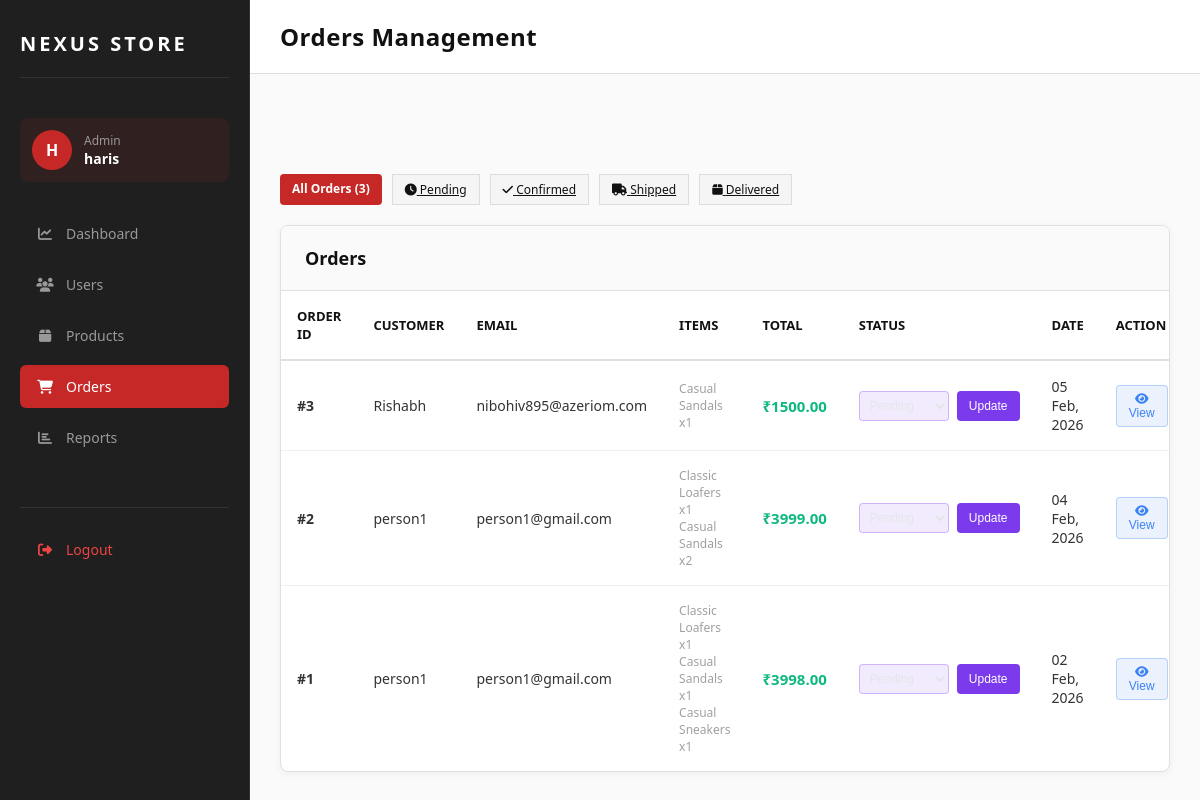
Page /admin-panel/orders/ (signed in) on the committed database.
### main/models.py (models this page shows, shortened)
class Order(models.Model):
    STATUS_CHOICES = [
        ('pending', 'Pending'),
        ('confirmed', 'Confirmed'),
        ('shipped', 'Shipped'),
        ('delivered', 'Delivered'),
        ('cancelled', 'Cancelled'),
    ]
    user = models.ForeignKey(User, on_delete=models.CASCADE, related_name='orders')
    total_price = models.DecimalField(max_digits=10, decimal_places=2)
    status = models.CharField(max_length=20, choices=STATUS_CHOICES, default='pending')
    shipping_address = models.TextField()
    phone = models.CharField(max_length=15)
    created_at = models.DateTimeField(auto_now_add=True)
    updated_at = models.DateTimeField(auto_now=True)
    class Meta:
        ordering = ['-created_at']

class OrderItem(models.Model):
    order = models.ForeignKey(Order, on_delete=models.CASCADE, related_name='items')
    product = models.ForeignKey(Product, on_delete=models.SET_NULL, null=True)
    quantity = models.IntegerField()
    price = models.DecimalField(max_digits=10, decimal_places=2)

class Product(models.Model):
    name = models.CharField(max_length=200)
    category = models.ForeignKey(Category, on_delete=models.CASCADE, related_name='products')
    price = models.DecimalField(max_digits=10, decimal_places=2)
    description = models.TextField(blank=True, null=True)
    image = models.ImageField(upload_to='products/', blank=True, null=True)
    stock = models.IntegerField(default=0)
    created_at = models.DateTimeField(auto_now_add=True)
    updated_at = models.DateTimeField(auto_now=True)
    is_active = models.BooleanField(default=True)
    class Meta:
        ordering = ['-created_at']
        verbose_name_plural = "Products"

### adminapp/views.py (the view)
    def wrapper(request, *args, **kwargs):
        if not request.user.is_authenticated:
            return redirect('login')
        if not request.user.is_staff:
            return redirect('home')
        return view_func(request, *args, **kwargs)

### adminapp/views.py (called while the page is built)
def admin_required(view_func):
    def wrapper(request, *args, **kwargs):
        if not request.user.is_authenticated:
            return redirect('login')
        if not request.user.is_staff:
            return redirect('home')
        return view_func(request, *args, **kwargs)
    return wrapper

@admin_required
def admin_orders(request):
    orders = Order.objects.select_related('user').prefetch_related('items').order_by('-created_at')
    status_filter = request.GET.get('status', '')
    if status_filter:
        orders = orders.filter(status=status_filter)
    status_choices = Order._meta.get_field('status').choices
    context = {
        'orders': orders,
        'status_filter': status_filter,
        'status_choices': status_choices,
    }
    return render(request, 'adminapp/orders.html', context)

### templates/adminapp/orders.html (shortened to what this page needs)
{% extends 'adminapp/base.html' %}
{% block navbar_title %}Orders Management{% endblock %}
{% block content %}
<div style="margin-bottom: 20px; display: flex; gap: 10px; flex-wrap: wrap;">
    <a href="{% url 'admin_orders' %}" class="btn-primary btn-sm {% if not status_filter %}active{% endif %}" style="{% if status_filter %}background: rgba(124, 58, 237, 0.1); color: #7c3aed;{% endif %}">
        All Orders ({{ orders.count }})
    </a>
    <a href="?status=pending" class="btn-secondary btn-sm">
        <i class="fas fa-clock"></i> Pending
    </a>
    <a href="?status=confirmed" class="btn-secondary btn-sm">
        <i class="fas fa-check"></i> Confirmed
    </a>
    <a href="?status=shipped" class="btn-secondary btn-sm">
        <i class="fas fa-truck"></i> Shipped
    </a>
    <a href="?status=delivered" class="btn-secondary btn-sm">
        <i class="fas fa-box"></i> Delivered
    </a>
</div>
<div class="table-container">
    <div class="table-header">
        <div class="table-title">Orders</div>
    </div>
    <table>
        <thead>
            <tr>
                <th>Order ID</th>
                <th>Customer</th>
                <th>Email</th>
                <th>Items</th>
                <th>Total</th>
                <th>Status</th>
                <th>Date</th>
                <th>Action</th>
            </tr>
        </thead>
        <tbody>
            {% for order in orders %}
            <tr>
                <td><strong>#{{ order.id }}</strong></td>
                <td>{{ order.user.get_full_name|default:order.user.username }}</td>
                <td>{{ order.user.email }}</td>
                <td>
                    {% for item in order.items.all %}
                        <div style="font-size: 12px; color: #a0a0a0;">
                            {{ item.product.name }} x{{ item.quantity }}
                        </div>
                    {% endfor %}
                </td>
                <td><strong style="color: #10b981; font-size: 15px;">₹{{ order.total_price }}</strong></td>
                <td>
                    <form method="POST" action="{% url 'update_order_status' order.id %}" style="display: flex; gap: 8px;">
                        <select name="status" style="background: rgba(124, 58, 237, 0.1); border: 1px solid rgba(124, 58, 237, 0.3); color: #e4e6eb; padding: 6px; border-radius: 4px; font-size: 12px; cursor: pointer;">
                            {% for value, label in status_choices %}
                            <option value="{{ value }}" {% if order.status == value %}selected{% endif %}>{{ label }}</option>
                            {% endfor %}
                        </select>
                        <button type="submit" class="btn-sm" style="background: #7c3aed; border: none; color: #fff; padding: 6px 12px; border-radius: 4px; cursor: pointer; font-size: 12px;">Update</button>
                    </form>
                </td>
                <td>{{ order.created_at|date:"d M, Y" }}</td>
                <td>
                    <button style="background: rgba(59, 130, 246, 0.1); color: #3b82f6; border: 1px solid rgba(59, 130, 246, 0.3); padding: 6px 12px; border-radius: 4px; font-size: 12px; cursor: pointer;">
                        <i class="fas fa-eye"></i> View
                    </button>
                </td>
            </tr>
            {% endfor %}
        </tbody>
    </table>
</div>
{% endblock %}

### templates/adminapp/base.html (shortened to what this page needs)
{% load static %}
<!DOCTYPE html>
<html lang="en">
<head>
    <link href="https://cdnjs.cloudflare.com/ajax/libs/font-awesome/6.5.0/css/all.min.css" rel="stylesheet">
</head>
<body>
    <div class="sidebar">
        <div class="logo-section">
            <div class="logo">NEXUS STORE</div>
        </div>
        {% if request.user.is_authenticated %}
        <div class="admin-user">
            <div class="admin-avatar">
                {{ request.user.first_name|first|upper|default:request.user.username|first|upper }}
            </div>
            <div class="admin-info">
                <p>Admin</p>
                <div class="name">{{ request.user.first_name|default:request.user.username }}</div>
            </div>
        </div>
        {% endif %}
        <nav class="sidebar-nav">
            <a href="{% url 'admin_dashboard' %}" class="{% if 'dashboard' in request.path %}active{% endif %}">
                <i class="fas fa-chart-line"></i>
                <span>Dashboard</span>
            </a>
            <a href="{% url 'admin_users' %}" class="{% if 'users' in request.path %}active{% endif %}">
                <i class="fas fa-users"></i>
                <span>Users</span>
            </a>
            <a href="{% url 'admin_products' %}" class="{% if 'products' in request.path %}active{% endif %}">
                <i class="fas fa-box"></i>
                <span>Products</span>
            </a>
            <a href="{% url 'admin_orders' %}" class="{% if 'orders' in request.path %}active{% endif %}">
                <i class="fas fa-shopping-cart"></i>
                <span>Orders</span>
            </a>
            <a href="{% url 'admin_reports' %}" class="{% if 'reports' in request.path %}active{% endif %}">
                <i class="fas fa-chart-bar"></i>
                <span>Reports</span>
            </a>
            <div class="logout-btn">
                <a href="{% url 'logout' %}">
                    <i class="fas fa-sign-out-alt"></i>
                    <span>Logout</span>
                </a>
            </div>
        </nav>
    </div>
    <div class="top-navbar">
        <div class="navbar-title">{% block navbar_title %}Dashboard{% endblock %}</div>
    </div>
    <div class="main-content">
        <div class="content-wrapper">
            {% block content %}{% endblock %}
        </div>
    </div>
</body>
</html>

### templates/adminapp/base.html (style rules this page uses)
* { margin: 0; padding: 0; box-sizing: border-box; }
body { background: #fafafa; font-family: "Segoe UI", sans-serif; display: grid; grid-template-columns: 250px 1fr; min-height: 100vh; }
.sidebar { background: #1f1f1f; border-right: 1px solid #333; padding: 30px 20px; position: fixed; left: 0; top: 0; width: 250px; height: 100vh; overflow-y: auto; }
.logo-section { display: flex; align-items: center; gap: 12px; margin-bottom: 40px; padding-bottom: 20px; border-bottom: 1px solid #333; }
.logo-section .logo { font-size: 20px; letter-spacing: 3px; font-weight: 700; color: #fff; }
.admin-user { display: flex; align-items: center; gap: 12px; margin-bottom: 30px; padding: 12px; background: rgba(198, 40, 40, 0.1); border-radius: 8px; }
.admin-avatar { width: 40px; height: 40px; border-radius: 50%; background: #c62828; display: flex; align-items: center; justify-content: center; font-weight: 700; color: #fff; font-size: 16px; }
.admin-info { flex: 1; }
.admin-info p { font-size: 12px; color: #999; margin: 0; }
.admin-info .name { font-size: 14px; font-weight: 600; color: #fff; }
.sidebar-nav { display: flex; flex-direction: column; gap: 8px; }
.sidebar-nav a { display: flex; align-items: center; gap: 12px; padding: 12px 16px; color: #999; text-decoration: none; border-radius: 6px; transition: all 0.3s; font-size: 14px; font-weight: 500; }
.sidebar-nav a.active { background: #c62828; color: #fff; }
.sidebar-nav i { width: 18px; text-align: center; }
.logout-btn { margin-top: 40px; padding-top: 20px; border-top: 1px solid #333; }
.logout-btn a { color: #ef4444 !important; }
.top-navbar { background: #ffffff; border-bottom: 1px solid #ddd; padding: 20px 30px; display: flex; justify-content: space-between; align-items: center; grid-column: 2; box-shadow: 0 2px 4px rgba(0, 0, 0, 0.05); }
.navbar-title { font-size: 24px; font-weight: 700; color: #111; letter-spacing: 0.5px; }
.main-content { grid-column: 2; padding: 30px; overflow-y: auto; background: #fafafa; }
.content-wrapper { margin-top: 70px; }
.table-container { background: white; border: 1px solid #e0e0e0; border-radius: 8px; overflow: hidden; margin-bottom: 40px; box-shadow: 0 2px 8px rgba(0, 0, 0, 0.05); }
.table-header { padding: 20px 24px; border-bottom: 1px solid #e0e0e0; display: flex; justify-content: space-between; align-items: center; background: #fafafa; }
.table-title { font-size: 18px; font-weight: 700; color: #111; }
.btn-primary { background: #c62828; color: #fff; border: none; padding: 8px 16px; border-radius: 4px; cursor: pointer; font-size: 14px; font-weight: 600; transition: all 0.3s; text-decoration: none; display: inline-block; }
.btn-secondary { background: #f5f5f5; color: #111; border: 1px solid #ddd; }
.btn-sm { padding: 6px 12px; font-size: 12px; }
table { width: 100%; border-collapse: collapse; }
th { background: transparent; padding: 16px; text-align: left; font-weight: 600; color: #111; font-size: 13px; text-transform: uppercase; border-bottom: 2px solid #e0e0e0; }
td { padding: 16px; border-top: 1px solid #f0f0f0; font-size: 14px; color: #333; }

### rows in the picture
Order: id "3", user.get_full_name "Rishabh", user.email "nibohiv895@azeriom.com", total_price "1500.00", status "Pending", created_at "05 Feb, 2026"
OrderItem: product.name "Casual Sandals", quantity "1"
Order: id "2", user.get_full_name "person1", user.email "person1@gmail.com", total_price "3999.00", status "Pending", created_at "04 Feb, 2026"
OrderItem: product.name "Classic Loafers", quantity "1"
OrderItem: product.name "Casual Sandals", quantity "2"
Order: id "1", user.get_full_name "person1", user.email "person1@gmail.com", total_price "3998.00", status "Pending", created_at "02 Feb, 2026"
OrderItem: product.name "Classic Loafers", quantity "1"
OrderItem: product.name "Casual Sandals", quantity "1"
OrderItem: product.name "Casual Sneakers", quantity "1"

### other values in the picture
{{ request.user.first_name|default:request.user.username }} "haris"
{{ orders.count }} "3"
